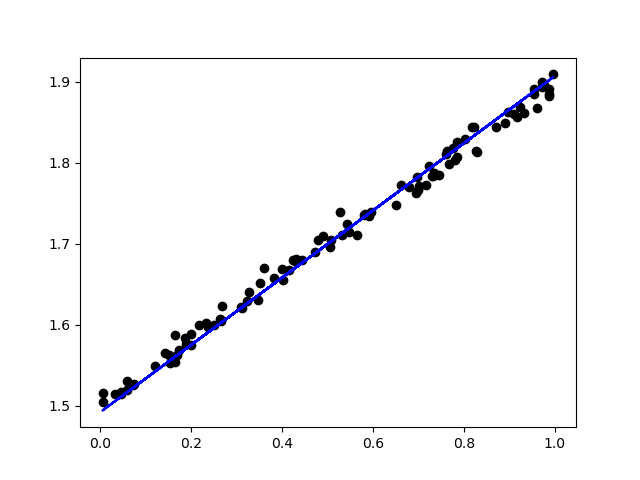

The Python source for this figure:
# coding: utf-8
import tensorflow as tf
step = 20
rows = 100
slope = .4
bias = 1.5
x_train = tf.random.uniform(shape=(rows, ))
perturb = tf.random.normal(shape=(len(x_train),), stddev=0.01)

y_train = slope * x_train + bias + perturb

y_train
m = tf.Variable(0.)
b = tf.Variable(0.)
def predict_y_value(x):
    y = m * x + b
    return y
    
def squared_error(y_pred, y_true):
    return tf.reduce_mean(tf.square(y_pred - y_true))
    
loss = squared_error(predict_y_value(x_train), y_train)

learning_rate = 0.05
steps = 200
for i in range(steps):
    with tf.GradientTape() as tape:
        predictions = predict_y_value(x_train)
        loss = squared_error(predictions, y_train)

for i in range(steps):
    with tf.GradientTape() as tape:
        predictions = predict_y_value(x_train)
        loss = squared_error(predictions, y_train)
    gradients = tape.gradient(loss, [m, b])
    m.assign_sub(gradients[0] * learning_rate)
    b.assign_sub(gradients[1] * learning_rate)
    if(i % step) == 0:
        print("Steps %d, Loss %f" %(i, loss.numpy()))

print("m: %.5f, b: %.5f" %(m.numpy(), b.numpy()))
print("m: %.9f, b: %.9f" %(m.numpy(), b.numpy()))
import matplotlib.pyplot as plt


y = m*x_train + b
plt.scatter(x_train, y_train, c='k', marker='o')
plt.plot(x_train, y, c='b')
plt.show()
